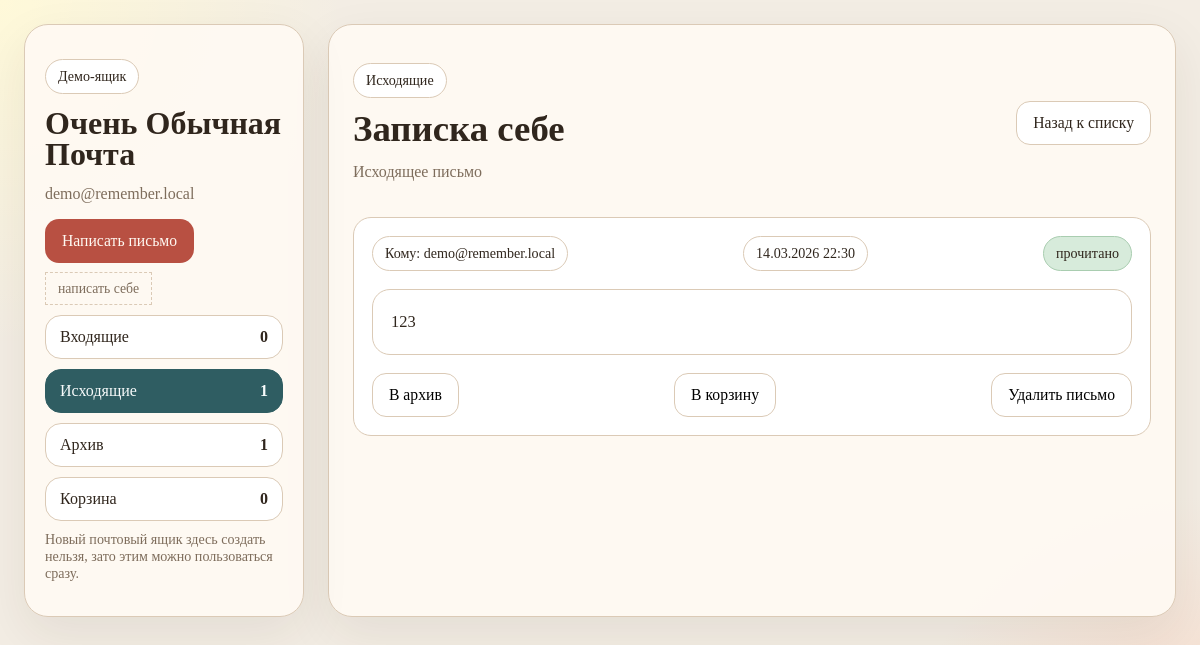
Screenshot of /mailbox/2/ with the database file from the repository.
### mailbox_api/models.py (models this page shows, shortened)
class UserAccount(models.Model):
    email = models.EmailField(unique=True, validators=[EmailValidator()])
    display_name = models.CharField(max_length=255, blank=True)
    created_at = models.DateTimeField(auto_now_add=True)
    class Meta:
        ordering = ["email"]

class MailboxEntry(models.Model):
    class Direction(models.TextChoices):
        INCOMING = "incoming", "Incoming"
        OUTGOING = "outgoing", "Outgoing"
    class Folder(models.TextChoices):
        INBOX = "inbox", "Inbox"
        OUTBOX = "outbox", "Outbox"
        ARCHIVE = "archive", "Archive"
        TRASH = "trash", "Trash"
    owner = models.ForeignKey(
        UserAccount,
        on_delete=models.CASCADE,
        related_name="mailbox_entries",
    )
    message = models.ForeignKey(
        Message,
        on_delete=models.CASCADE,
        related_name="mailbox_entries",
    )
    direction = models.CharField(max_length=10, choices=Direction.choices)
    folder = models.CharField(max_length=10, choices=Folder.choices)
    is_read = models.BooleanField(default=False)
    read_at = models.DateTimeField(null=True, blank=True)
    updated_at = models.DateTimeField(auto_now=True)
    created_at = models.DateTimeField(auto_now_add=True)
    class Meta:
        ordering = ["-message__created_at", "-created_at"]
        constraints = [
            models.UniqueConstraint(
                fields=["owner", "message", "direction"],
                name="unique_mailbox_entry_per_owner_direction",
            )
        ]

class Message(models.Model):
    sender = models.ForeignKey(
        UserAccount,
        on_delete=models.CASCADE,
        related_name="sent_messages",
    )
    recipient = models.ForeignKey(
        UserAccount,
        on_delete=models.CASCADE,
        related_name="received_messages",
    )
    subject = models.CharField(max_length=255)
    body = models.TextField()
    created_at = models.DateTimeField(auto_now_add=True)
    class Meta:
        ordering = ["-created_at"]

### mailbox_api/views.py (the view)
# urls.py: path("mailbox/<int:entry_id>/", MailboxEntryDetailPageView.as_view(), name="mailbox-entry-detail"),
class MailboxEntryDetailPageView(View):
    template_name = "mailbox_api/message_detail.html"
    def get(self, request: HttpRequest, entry_id: int) -> HttpResponse:
        entry = decorate_entry(get_demo_entry(entry_id))
        if entry.direction == MailboxEntry.Direction.INCOMING:
            entry = decorate_entry(mark_as_read(entry))
        context = build_mailbox_base_context(active_folder=entry.folder)
        context.update({"entry": entry})
        return render(request, self.template_name, context)

### mailbox_api/services.py (called while the page is built)
def get_or_create_user(email: str, display_name: str = "") -> UserAccount:
    normalized_email = email.strip().lower()
    user, _ = UserAccount.objects.get_or_create(email=normalized_email)
    if display_name and user.display_name != display_name:
        user.display_name = display_name
        user.save(update_fields=["display_name"])
    return user

### mailbox_api/views.py (called while the page is built)
def get_demo_user() -> UserAccount:
    return get_or_create_user(
        settings.DEMO_MAILBOX_EMAIL,
        display_name=settings.DEMO_MAILBOX_NAME,
    )

def get_demo_mailbox_queryset() -> QuerySet[MailboxEntry]:
    demo_user = get_demo_user()
    return MailboxEntry.objects.select_related(
        "owner",
        "message",
        "message__sender",
        "message__recipient",
    ).filter(owner=demo_user)

def get_demo_entry(entry_id: int) -> MailboxEntry:
    return get_object_or_404(get_demo_mailbox_queryset(), id=entry_id)

def get_folder_label(folder_name: str) -> str:
    labels = {
        MailboxEntry.Folder.INBOX: "Входящие",
        MailboxEntry.Folder.OUTBOX: "Исходящие",
        MailboxEntry.Folder.ARCHIVE: "Архив",
        MailboxEntry.Folder.TRASH: "Корзина",
    }
    return labels[folder_name]

def get_quick_actions(entry: MailboxEntry) -> list[dict[str, str]]:
    actions: list[dict[str, str]] = []
    base_folder = (
        MailboxEntry.Folder.INBOX
        if entry.direction == MailboxEntry.Direction.INCOMING
        else MailboxEntry.Folder.OUTBOX
    )
    if entry.folder != MailboxEntry.Folder.ARCHIVE:
        actions.append({"value": MailboxEntry.Folder.ARCHIVE, "label": "В архив"})
    if entry.folder != MailboxEntry.Folder.TRASH:
        actions.append({"value": MailboxEntry.Folder.TRASH, "label": "В корзину"})
    if entry.folder != base_folder:
        label = "Вернуть во входящие" if base_folder == MailboxEntry.Folder.INBOX else "Вернуть в исходящие"
        actions.append({"value": base_folder, "label": label})
    return actions

def decorate_entry(entry: MailboxEntry) -> MailboxEntry:
    entry.quick_actions = get_quick_actions(entry)
    entry.folder_label = get_folder_label(entry.folder)
    entry.direction_label = "Входящее" if entry.direction == MailboxEntry.Direction.INCOMING else "Исходящее"
    return entry

### mailbox_api/templates/mailbox_api/message_detail.html (shortened to what this page needs)
{% extends "mailbox_api/base.html" %}
{% block content %}
    <div class="header-row">
        <div>
            <p class="pill">{{ entry.folder_label }}</p>
            <h2 class="mail-title" style="font-size: 2.3rem;">{{ entry.message.subject }}</h2>
            <p class="muted">{{ entry.direction_label }} письмо</p>
        </div>
        <a class="button button-ghost" href="{% url 'mailbox-home' %}?folder={{ entry.folder }}">Назад к списку</a>
    </div>
    <section class="panel" style="margin-top: 20px;">
        <div class="detail-meta">
            <div class="pill">
                {% if entry.direction == "incoming" %}
                    От: {{ entry.message.sender.email }}
                {% else %}
                    Кому: {{ entry.message.recipient.email }}
                {% endif %}
            </div>
            <div class="pill">{{ entry.message.created_at|date:"d.m.Y H:i" }}</div>
            {% if entry.is_read %}
                <div class="badge-read">прочитано</div>
            {% else %}
                <div class="badge-unread">не прочитано</div>
            {% endif %}
        </div>
        <div class="panel" style="margin-top: 18px;">
            <div class="body-box">{{ entry.message.body }}</div>
        </div>
        <div class="actions" style="margin-top: 18px;">
            {% for action in entry.quick_actions %}
                <form method="post" action="{% url 'mailbox-entry-move' entry.id %}">
                    <button class="button button-ghost" type="submit">{{ action.label }}</button>
                </form>
            {% endfor %}
            <form method="post" action="{% url 'mailbox-entry-delete' entry.id %}">
                <button class="button button-ghost" type="submit">Удалить письмо</button>
            </form>
        </div>
    </section>
{% endblock %}

### mailbox_api/templates/mailbox_api/base.html (shortened to what this page needs)
<!DOCTYPE html>
<html lang="ru">
<head>
</head>
<body>
    <div class="shell">
        <div class="layout">
            <aside class="sidebar">
                <p class="pill">Демо-ящик</p>
                <h1 class="mail-title">{{ demo_user.display_name }}</h1>
                <p class="muted">{{ demo_user.email }}</p>
                <p><a class="compose-button" href="{% url 'mailbox-compose' %}">Написать письмо</a></p>
                <p><a class="button-subtle" href="{% url 'mailbox-compose' %}?subject=Записка%20себе">написать себе</a></p>
                <ul class="nav-list">
                    {% for item in folder_links %}
                        <li>
                            <a class="nav-link{% if item.is_active %} active{% endif %}" href="{% url 'mailbox-home' %}?folder={{ item.value }}">
                                <span>{{ item.label }}</span>
                                <strong>{{ item.count }}</strong>
                            </a>
                        </li>
                    {% endfor %}
                </ul>
                <p class="tiny-note">Новый почтовый ящик здесь создать нельзя, зато этим можно пользоваться сразу.</p>
            </aside>
            <main class="content">
                {% block content %}{% endblock %}
            </main>
        </div>
    </div>
</body>
</html>

### mailbox_api/templates/mailbox_api/base.html (style rules this page uses)
:root { --bg: #f3ede4; --paper: #fffaf4; --paper-2: #fff; --ink: #30261d; --muted: #7e6d5c; --line: #dbcab6; --accent: #b85042; --accent-dark: #8d372d; --ok-soft: #d7ebdb; }
* { box-sizing: border-box; }
body { margin: 0; color: var(--ink); background: radial-gradient(circle at top left, #fff9d9 0, transparent 24%), radial-gradient(circle at bottom right, #f7d8c7 0, transparent 21%), var(--bg); font-family: Georgia, "Times New Roman", serif; min-height: 100vh; }
a { color: inherit; text-decoration: none; }
.shell { max-width: 1280px; margin: 0 auto; padding: 24px; }
.layout { display: grid; grid-template-columns: 280px minmax(0, 1fr); gap: 24px; }
.sidebar, .content { border: 1px solid var(--line); border-radius: 24px; background: rgba(255, 250, 244, 0.92); box-shadow: 0 18px 50px rgba(48, 38, 29, 0.08); }
.sidebar { padding: 20px; position: sticky; top: 24px; height: fit-content; }
.content { padding: 24px; }
.mail-title { margin: 0 0 6px; font-size: 2rem; line-height: 0.95; }
.muted { color: var(--muted); }
.pill, .badge-unread, .badge-read, .badge-folder { display: inline-flex; align-items: center; padding: 8px 12px; border-radius: 999px; font-size: 0.88rem; border: 1px solid var(--line); background: var(--paper-2); }
.badge-read { background: var(--ok-soft); border-color: #a9cdb0; }
.compose-button, .button, button { display: inline-flex; align-items: center; justify-content: center; gap: 8px; border: 1px solid transparent; border-radius: 14px; padding: 12px 16px; font-size: 0.98rem; font-family: inherit; cursor: pointer; }
.compose-button, .button-primary { background: var(--accent); color: #fff9f2; }
.button-ghost { background: var(--paper-2); border-color: var(--line); }
.button-subtle { padding: 8px 12px; font-size: 0.86rem; background: transparent; color: var(--muted); border: 1px dashed var(--line); }
.nav-list { display: grid; gap: 10px; margin: 18px 0 0; padding: 0; list-style: none; }
.nav-link { display: flex; justify-content: space-between; align-items: center; padding: 12px 14px; border-radius: 16px; border: 1px solid var(--line); background: var(--paper-2); }
.nav-link.active { background: #2f5d62; color: #f8fbfb; border-color: #2f5d62; }
.header-row, .message-top, .message-bottom, .detail-meta, .actions { display: flex; justify-content: space-between; gap: 12px; flex-wrap: wrap; align-items: center; }
.message-item, .panel { border: 1px solid var(--line); border-radius: 18px; padding: 18px; background: var(--paper-2); }
.body-box { white-space: pre-wrap; line-height: 1.7; font-size: 1.03rem; }
.tiny-note { margin-top: 10px; font-size: 0.88rem; color: var(--muted); }

### rows the page displays
UserAccount: display_name "Очень Обычная Почта", email "demo@remember.local"
MailboxEntry: folder_label "Исходящие", message.subject "Записка себе", direction_label "Исходящее", message.recipient.email "demo@remember.local", message.created_at "14.03.2026 22:30", message.body "123"

### other values shown
{{ item.label }} "Входящие" "Исходящие" "Архив" "Корзина"
{{ item.count }} "0" "1" "1" "0"
{{ action.label }} "В архив" "В корзину"
